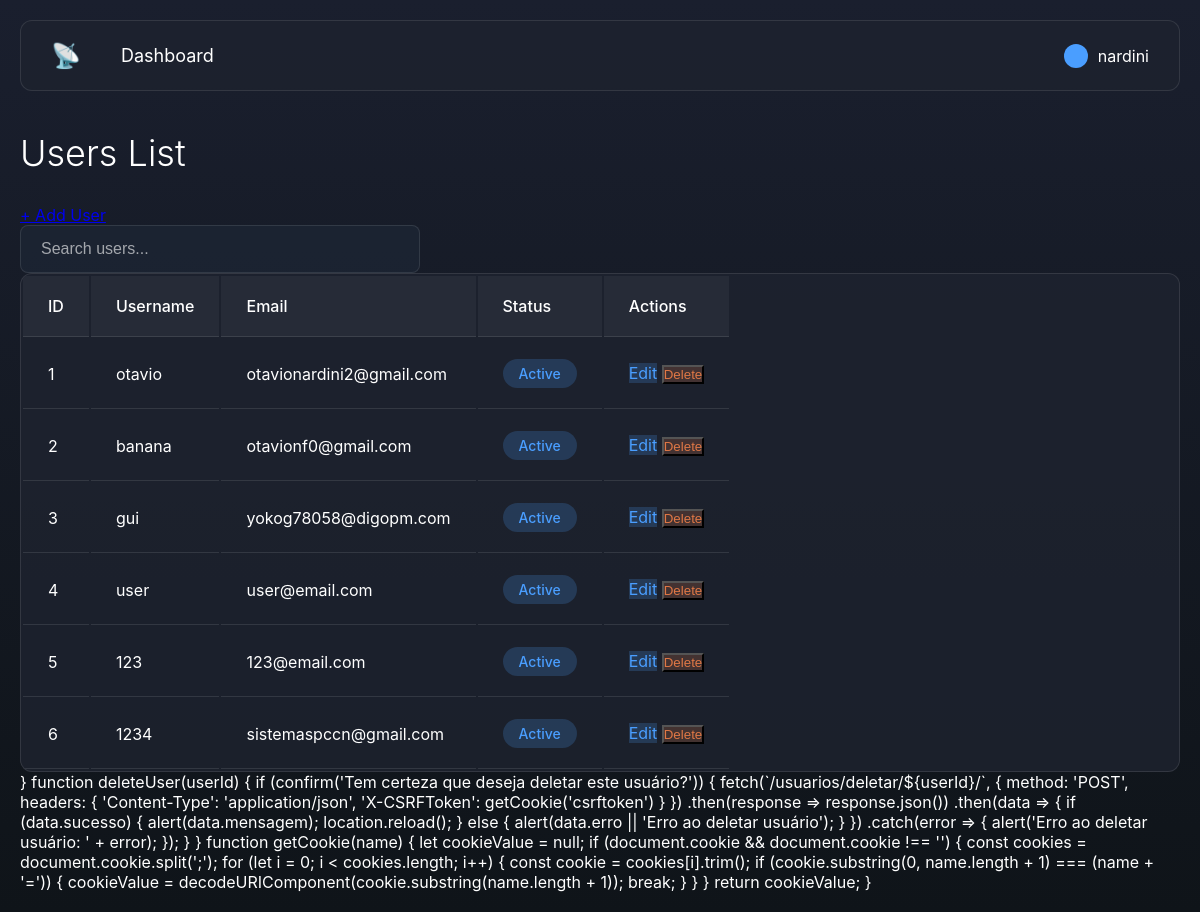
/pt-br/usuarios/ (signed in), run on an earlier commit of the app's database.
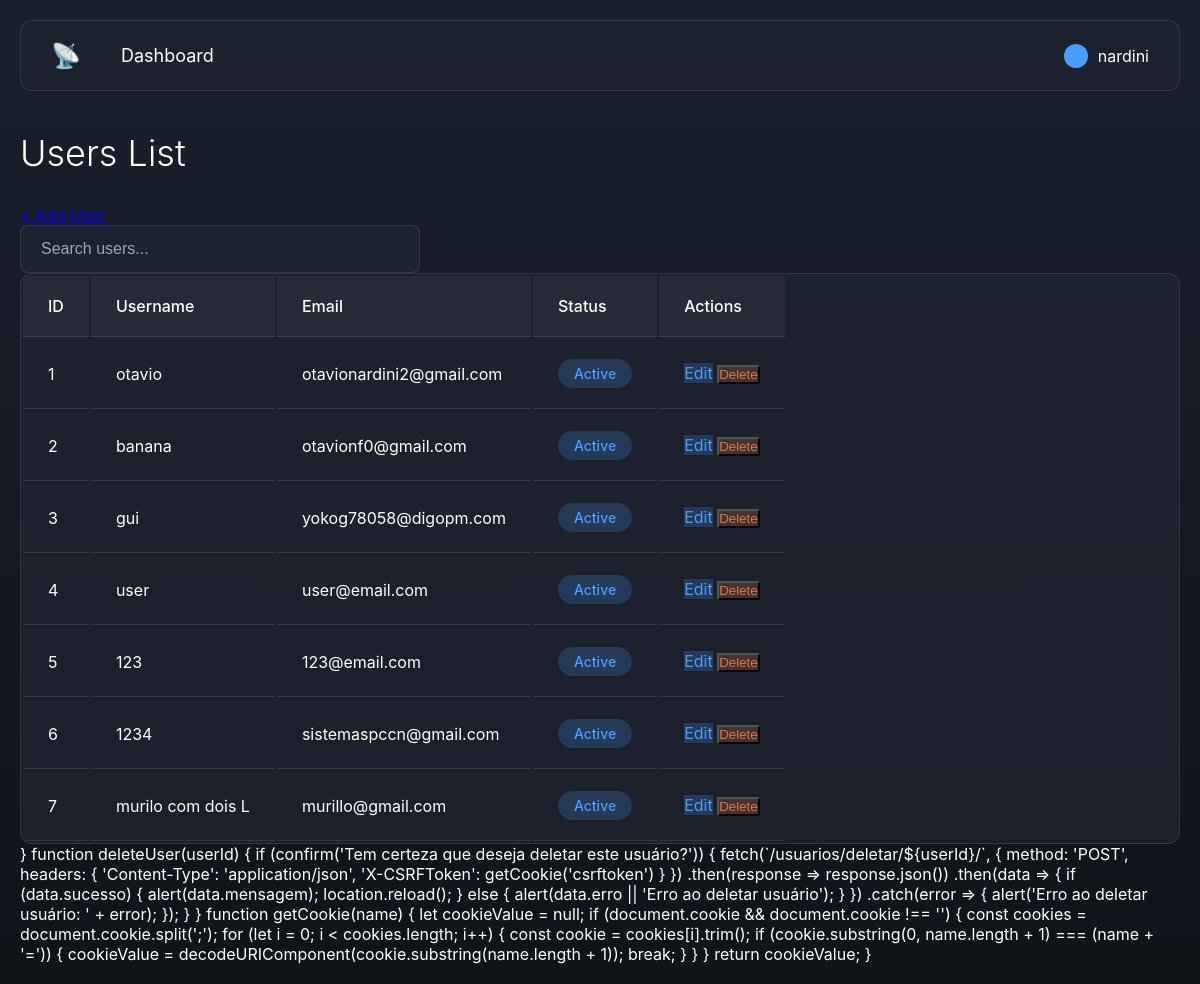
And on a later commit of the database.
### app_wifi_scanner/models.py (models this page shows, shortened)
class Usuario(models.Model):
    id_usuario = models.AutoField(primary_key=True)
    nome = models.CharField(max_length=100)
    email = models.EmailField(max_length=100, unique=True, default='sem-email@example.com')
    senha = models.CharField(max_length=100)

### app_wifi_scanner/views.py (the view)
# urls.py: path('usuarios/', views.usuarios, name='usuarios'),
def usuarios(request):
    if 'usuario_id' not in request.session:
        return redirect('login')
    usuarios = {'usuarios': Usuario.objects.all()}
    return render(request, 'usuarios/usuarios.html', usuarios)

### app_wifi_scanner/templates/usuarios/usuarios.html (shortened to what this page needs)
{% load static %}
<!DOCTYPE html>
<html lang="pt-BR">
<head>
    <link rel="stylesheet" href="{% static 'css/theme.css' %}">
</head>
<body>
    <div class="container">
        <div class="header">
            <div class="nav">
                <div class="logo">📡</div>
                <a href="{% url 'home' %}" class="nav-item">Dashboard</a>
            </div>
            <div class="user">
                <div class="user-icon"></div>
                <span>{{ request.user.username }}</span>
            </div>
        </div>
        <div class="title-section">
            <h1>Users List</h1>
            <a href="{% url 'cadastro' %}" class="add-user-btn">+ Add User</a>
        </div>
        <div class="search-bar">
            <input type="text" class="search-input" id="searchInput" placeholder="Search users..." onkeyup="filterUsers()">
        </div>
        <div class="users-table">
            <table>
                <thead>
                    <tr>
                        <th>ID</th>
                        <th>Username</th>
                        <th>Email</th>
                        <th>Status</th>
                        <th>Actions</th>
                    </tr>
                </thead>
                <tbody id="usersTableBody">
                    {% if usuarios %}
                        {% for usuario in usuarios %}
                        <tr>
                            <td>{{ usuario.id_usuario }}</td>
                            <td>{{ usuario.nome }}</td>
                            <td>{{ usuario.email }}</td>
                            <td><span class="status active">Active</span></td>
                            <td>
                                <div class="actions">
                                    <a href="{% url 'editar_usuario' usuario.id_usuario %}" class="action-btn edit-btn" style="text-decoration: none;">Edit</a>
                                    <button class="action-btn delete-btn" onclick="deleteUser({{ usuario.id_usuario }})">Delete</button>
                                </div>
                            </td>
                        </tr>
                        {% endfor %}
                    {% else %}
                        <tr>
                            <td colspan="5" class="no-users">
                                No users registered yet. Click "+ Add User" to register your first user.
                            </td>
                        </tr>
                    {% endif %}
                </tbody>
            </table>
        </div>
    </div>
        }
        function deleteUser(userId) {
            if (confirm('Tem certeza que deseja deletar este usuário?')) {
                fetch(`/usuarios/deletar/${userId}/`, {
                    method: 'POST',
                    headers: {
                        'Content-Type': 'application/json',
                        'X-CSRFToken': getCookie('csrftoken')
                    }
                })
                .then(response => response.json())
                .then(data => {
                    if (data.sucesso) {
                        alert(data.mensagem);
                        location.reload();
                    } else {
                        alert(data.erro || 'Erro ao deletar usuário');
                    }
                })
                .catch(error => {
                    alert('Erro ao deletar usuário: ' + error);
                });
            }
        }
        function getCookie(name) {
            let cookieValue = null;
            if (document.cookie && document.cookie !== '') {
                const cookies = document.cookie.split(';');
                for (let i = 0; i < cookies.length; i++) {
                    const cookie = cookies[i].trim();
                    if (cookie.substring(0, name.length + 1) === (name + '=')) {
                        cookieValue = decodeURIComponent(cookie.substring(name.length + 1));
                        break;
                    }
                }
            }
            return cookieValue;
        }
</body>
</html>

What changed in the data, as far as the page shows it:
added Usuario: id_usuario "7", nome "murilo com dois L", email "murillo@gmail.com"
